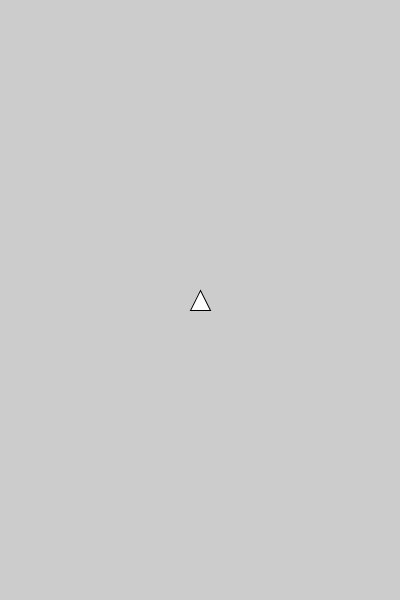
Frame 1 (no input)
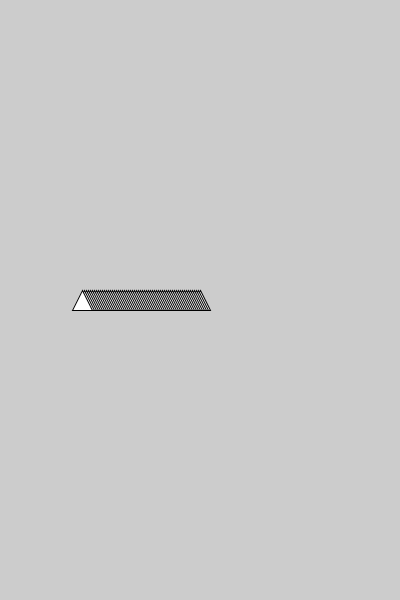
Frame 60 (the mouse pressed at the canvas centre just before this capture)
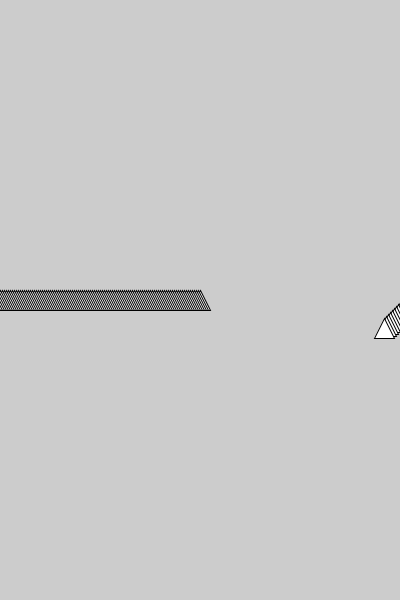
Frame 120 (the mouse held since frame 60 and released just before this capture)

The Processing sketch that drew these frames (run headless with seeded random() and noise(); from frame 60 on, the mouse is pressed at the canvas centre):

// Processing sketch: serie3
// ── serie3.pde
Jugador j;
int cont, proximo;

void setup() {
  size(400, 600);
  frameRate(60);
  smooth();

  j = new Jugador(width/2, height/2);
}

void draw() {
  cont++;
  j.act();
  if (cont > proximo) {
    int ran = int(random(4));
    if (ran == 0) {
      j.arriba = !j.arriba;
    }
    else if (ran == 1) {
      j.abajo = !j.abajo;
    }
    else if (ran == 2) {
      j.izquierda = !j.izquierda;
    }
    else if (ran == 3) {
      j.derecha = !j.izquierda;
    }
    cont = 0;
    proximo = int(random(10,100));
  }
  if (j.x > width+j.tam) {
    j.x = -j.tam;
  }
  else if (j.x < -j.tam) {
    j.x = width+j.tam;
  }
  if (j.y > height+j.tam) {
    j.y = -j.tam;
  }
  else if (j.y < -j.tam) {
    j.y = height+j.tam;
  }
}

class Jugador {
  ArrayList tiros;
  boolean abajo, arriba, izquierda, derecha;
  float x, y, vel, tam; 
  int ultimaTecla = 0;
  Jugador(float nx, float ny) {
    x = nx;
    y = ny;
    vel = 2;
    tam = 10;
    tiros = new ArrayList();
  }
  void act() {
    mover();
    draw();
  }
  void mover() {
    if (arriba) {
      y-=vel;
    }
    if (abajo) {
      y+=vel;
    }
    if (izquierda) {
      x-=vel;
    }
    if (derecha) {
      x+=vel;
    }
  }
  void draw() {
    triangle(x-tam, y+tam, x, y-tam, x+tam, y+tam);
  }
}
